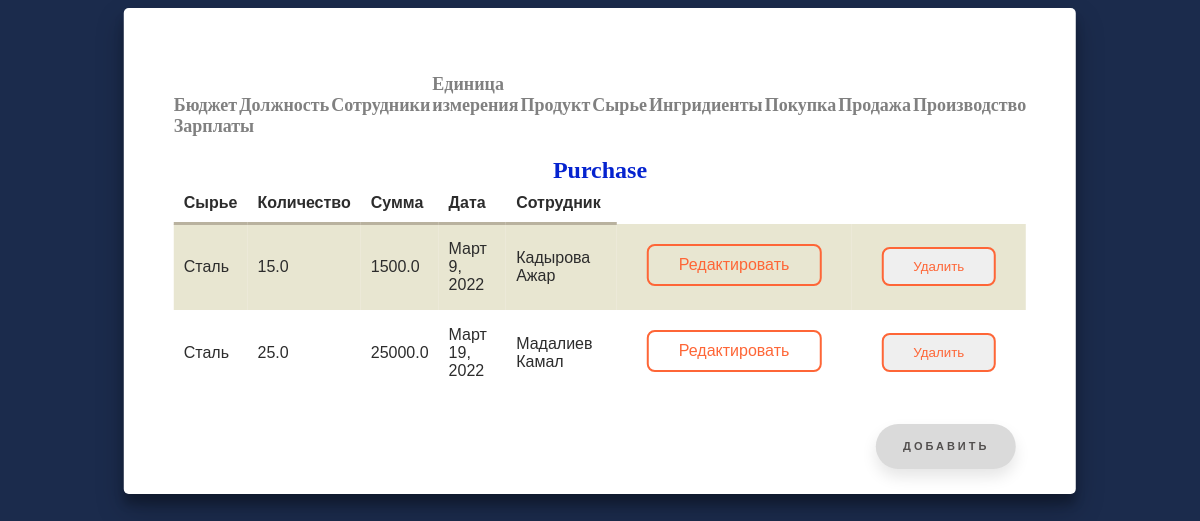
/purchase, run on the app's committed database.
### modul/models.py (models this page shows, shortened)
class PurRawmaterial(models.Model):
    Rm_name = models.ForeignKey(Rawmaterial,verbose_name="Сырьё",null=True,on_delete=models.CASCADE)
    Amount = models.FloatField("Количество",default=0)
    Summ = models.FloatField("Сумма",default=0)
    Date = models.DateField("Дата покупки")
    Employee = models.ForeignKey(Employees,verbose_name="Сотрудник",null=True,on_delete=models.SET_NULL)
    class Meta:
        verbose_name = 'Покупка сырья'
        verbose_name_plural = 'Покупки сырья'

class Rawmaterial(models.Model):
    Rm_name = models.CharField("Название",max_length=150)
    Unit = models.ForeignKey(Units,verbose_name="Единица измерения",null=True,on_delete=models.SET_NULL)
    Summ = models.FloatField("Сумма",default=0)
    Amount = models.FloatField("Количество",default=0)
    class Meta:
        verbose_name = 'Сырьё'
        verbose_name_plural = 'Сырьё'

class Employees(models.Model):
    Full_name = models.CharField("ФИО",max_length=225)
    Position = models.ForeignKey(Jobposition,verbose_name = "Должность",null=True,on_delete=models.CASCADE)
    Salary = models.IntegerField("Оклад",default=0)
    Address = models.CharField("Адрес",max_length=150)
    Phone = models.IntegerField("Телефон",default=0)
    class Meta:
        verbose_name = 'Сотрудник'
        verbose_name_plural = 'Сотрудники'

### modul/views.py (the view)
# urls.py: path("purchase",views.PurView.as_view(), name = 'pur'),
class PurView(ListView):
    model = PurRawmaterial
    template_name = 'modul/pur.html'
    context_object_name = 'purchases'

### modul/templates/modul/pur.html (shortened to what this page needs)
{% extends "modul/home.html" %}
{% block content %}
<h2>Purchase</h2>
    <table cellpadding="4" cellspacing="1">
      <tr>
          <th>Сырье</th>
          <th>Количество</th>
          <th>Сумма</th>
          <th>Дата</th>
          <th>Сотрудник</th>
      </tr>
      {% for purchase in purchases %}
          <tr>
            <td>
                {{ purchase.Rm_name.Rm_name }}
            </td>
            <td>
                {{ purchase.Amount }}
            </td>
            <td>
                {{ purchase.Summ }}
            </td>
            <td>
                {{ purchase.Date }}
            </td>
            <td>
                {{ purchase.Employee.Full_name }}
            </td>
              <td>
                  <a href="{% url 'purupdate' purchase.id %}" class="shine-button">Редактировать</a>
              </td>
              <td>
                  <form id="delete_form" action="{% url 'purdelete' purchase.id %}" method="post">
                      <button type="submit" class="shine-button">Удалить</button>
                  </form>
              </td>
          </tr>
          {% endfor %}
  </table><br>
<a href="{% url 'createpurchase' %}" class="floating-button">Добавить</a>
{% endblock %}

### static/modul/css/main.css (style rules this page uses)
table { font-family: "Lucida Sans Unicode", "Lucida Grande", Sans-Serif; border-collapse: collapse; color: #2c2c2c; margin: auto; }
th { border-bottom: 3px solid #B9B29F; padding: 10px; text-align: left; }
td { padding: 10px; }
tr:nth-child(odd) { background: white; }
tr:nth-child(even) { background: #E8E6D1; }
.tabs h2 { text-align: center; font-family: "Montserrat"; color: #0523cf; font-weight: bold; padding: 10px 0 0 0; margin: 0; }
.shine-button { text-decoration: none; display: inline-block; padding: 10px 30px; margin: 10px 20px; position: relative; overflow: hidden; border: 2px solid #fe6637; border-radius: 8px; font-family: 'Montserrat', sans-serif; color: #fe6637; transition: .2s ease-in-out; }
.shine-button:before { content: ""; background: linear-gradient(90deg, rgba(255, 255, 255, .1), rgba(255, 255, 255, .5)); height: 50px; width: 50px; position: absolute; top: -8px; left: -75px; transform: skewX(-45deg); }
.floating-button { text-decoration: none; display: inline-block; width: 140px; height: 45px; line-height: 45px; border-radius: 45px; margin: 10px 20px; font-family: 'Montserrat', sans-serif; font-size: 11px; text-transform: uppercase; text-align: center; letter-spacing: 3px; font-weight: 600; color: #524f4e; background: rgb(218, 218, 218); box-shadow: 0 8px 15px rgba(0, 0, 0, .1); transition: .3s; position: absolute; right: 0; margin-right: 60px; }

### data on the page
PurRawmaterial: Rm_name.Rm_name "Сталь", Amount "15.0", Summ "1500.0", Date "Март 9, 2022", Employee.Full_name "Кадырова Ажар"
PurRawmaterial: Rm_name.Rm_name "Сталь", Amount "25.0", Summ "25000.0", Date "Март 19, 2022", Employee.Full_name "Мадалиев Камал"
